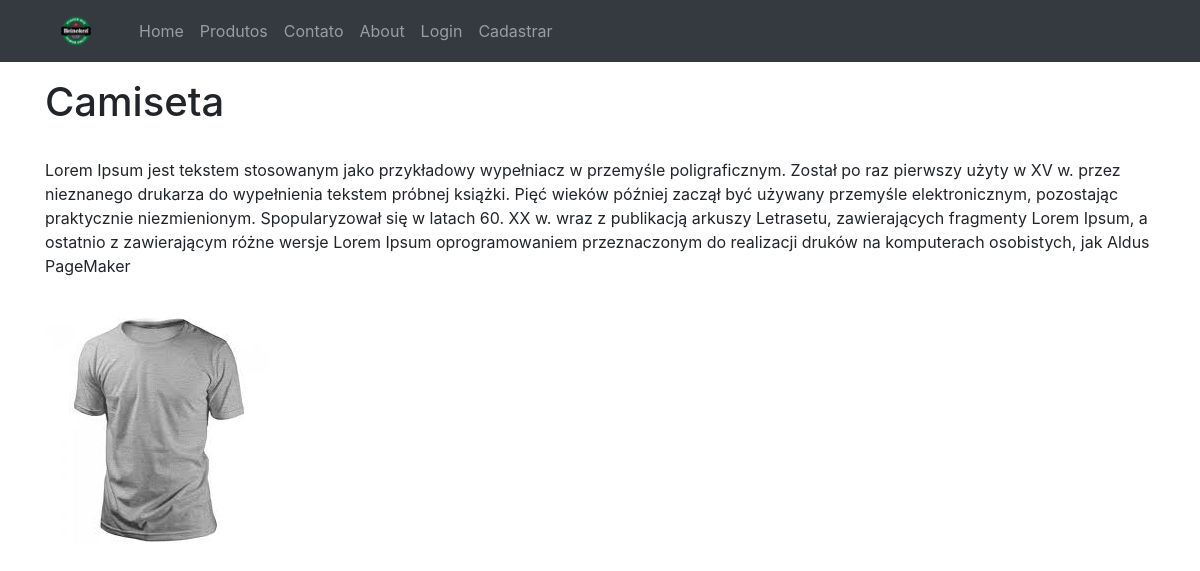
The page /products/camiseta/ on the database its author committed.
### core/models.py (models this page shows, shortened)
class Product(models.Model):
    title = models.CharField(max_length=120)
    slug = models.SlugField(blank=True, unique=True)
    description = models.TextField(blank= True, unique = True)
    price = models.DecimalField(decimal_places=2, max_digits=20, default=50)
    image = models.ImageField(upload_to='products/', null=True, blank=True)
    featured = models.BooleanField(default=False)
    active = models.BooleanField(default=True)
    objects = ProductManager()

### core/views.py (the view)
# urls.py: path('<slug:slug>/', ProductDetailSlugView.as_view(), name='detail')
class ProductDetailSlugView(DetailView):
    queryset = Product.objects.all()
    template_name = 'products/detail.html'
    def get_object(self, *args, **kwargs):
        slug = self.kwargs.get('slug')
        try:
            instance = Product.objects.get(slug= slug, active =True)
        except Product.DoesNotExist:
            raise Http404('Não encontrado')
        except Product.MultipleObjectsReturned:
            qs = Product.objects.filter(slug=slug, active=True)
            instance = qs.first()
        return instance

### core/models.py (called while the page is built)
    def get_queryset(self):
        return ProducQuerySet(self.model, using=self._db)

### core/templates/products/detail.html
{% extends "base.html" %}
{% load static %}
{% block content %}
    <div class="container">
        <div class="row">
            <div class="col">
                <h1>{{ object.title }}</h1> <br>
                {{ object.description | linebreaks }} <br>
                {% if object.image %}
                <img src="{{ object.image.url }}" class="img-fluid" style="width: 200; "height="200">
                {% endif %}
            </div>
        </div>
    </div>
{% endblock %}

### rows shown on the page
Product: title "Camiseta", description "Lorem Ipsum jest tekstem stosowanym jako przykładowy wypełniacz w przemyśle poligraficznym. Został po raz pierwszy użyty w XV w. przez nieznanego drukarza do wypełnienia tekstem próbnej książki. Pięć wieków później zaczął być używany przemyśle elektronicznym, pozostając praktycznie niezmienionym. Spopularyzował się w latach 60. XX w. wraz z publikacją arkuszy Letrasetu, zawierających fragmenty Lorem Ipsum, a ostatnio z zawierającym różne wersje Lorem Ipsum oprogramowaniem przeznaczonym do realizacji druków na komputerach osobistych, jak Aldus PageMaker", image (picture)
